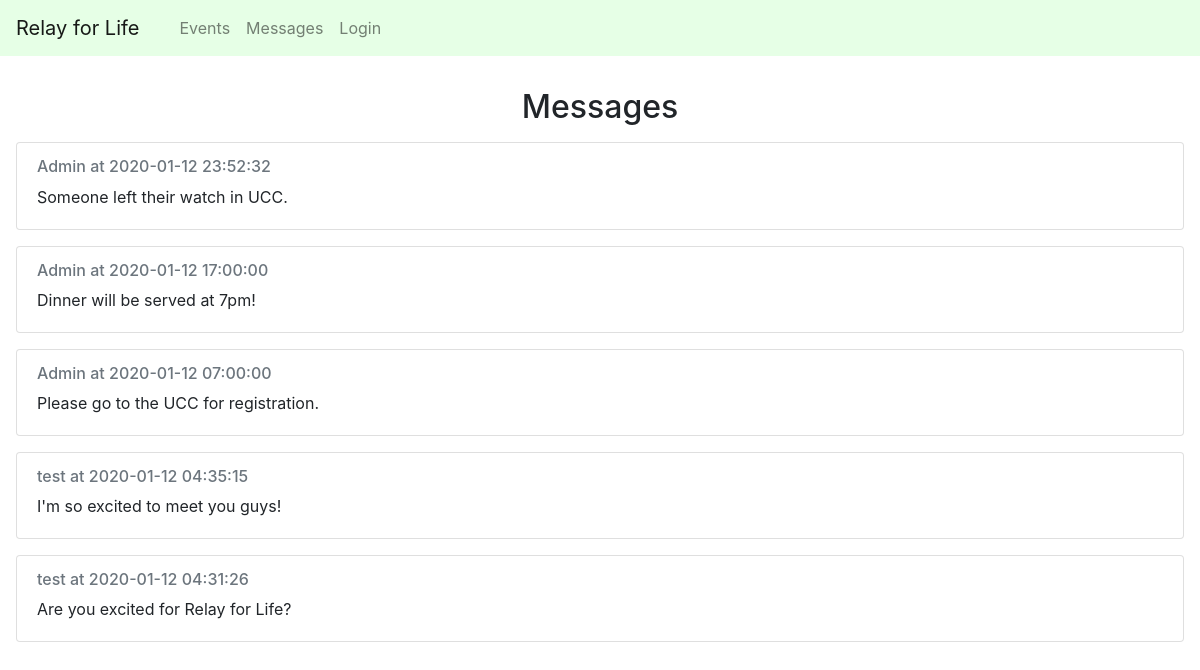
The page /messages on the database its author committed.
### app/models.py (models this page shows, shortened)
class Message(db.Model):
    id = db.Column(db.Integer, primary_key=True)
    text = db.Column(db.String(500), index=True, unique=True)
    timestamp = db.Column(db.DateTime, index=True)
    user_id = db.Column(db.Integer, db.ForeignKey('user.id'), nullable=False)

class User(UserMixin, db.Model):
    id = db.Column(db.Integer, primary_key=True)
    username = db.Column(db.String(64), index=True, unique=True)
    password_hash = db.Column(db.String(128))
    admin = db.Column(db.Integer)
    messages = db.relationship('Message', backref='user', lazy=True)

### app/routes.py (the view)
@app.route('/messages', methods=['GET', 'POST'])
def addmessage():
    form = PostForm()
    messages = Message.query.join(User).add_columns(User.id, User.username, Message.text, Message.timestamp).order_by(desc(Message.timestamp)).all()
    if form.validate_on_submit():
        message = Message(text=form.content.data, timestamp=datetime.now(), user_id=current_user.id)
        db.session.add(message)
        db.session.commit()
        return redirect('/messages')
    return render_template('messages.html', messages=messages, form=form)

### app/templates/messages.html (shortened to what this page needs)
{% extends "base.html" %}
{% block content %}
        <div>
            <h2 id="messages" class="text-center" style="margin-top:1em;">Messages</h2>
        </div>
        {% for message in messages %}
        <div class="card" style="margin:1em;">
            <div class="card-body">
              <h6 class="card-subtitle mb-2 text-muted">{{ message.username }} at {{ message.timestamp.strftime("%Y-%m-%d %H:%M:%S") }}</h6>
              <p class="card-text">{{ message.text }}</p>
            </div>
          </div>
        {% endfor %}
{% endblock %}

### rows shown on the page
Message: username "Admin", timestamp "2020-01-12 23:52:32", text "Someone left their watch in UCC."
Message: username "Admin", timestamp "2020-01-12 17:00:00", text "Dinner will be served at 7pm!"
Message: username "Admin", timestamp "2020-01-12 07:00:00", text "Please go to the UCC for registration."
Message: username "test", timestamp "2020-01-12 04:35:15", text "I'm so excited to meet you guys!"
Message: username "test", timestamp "2020-01-12 04:31:26", text "Are you excited for Relay for Life?"
